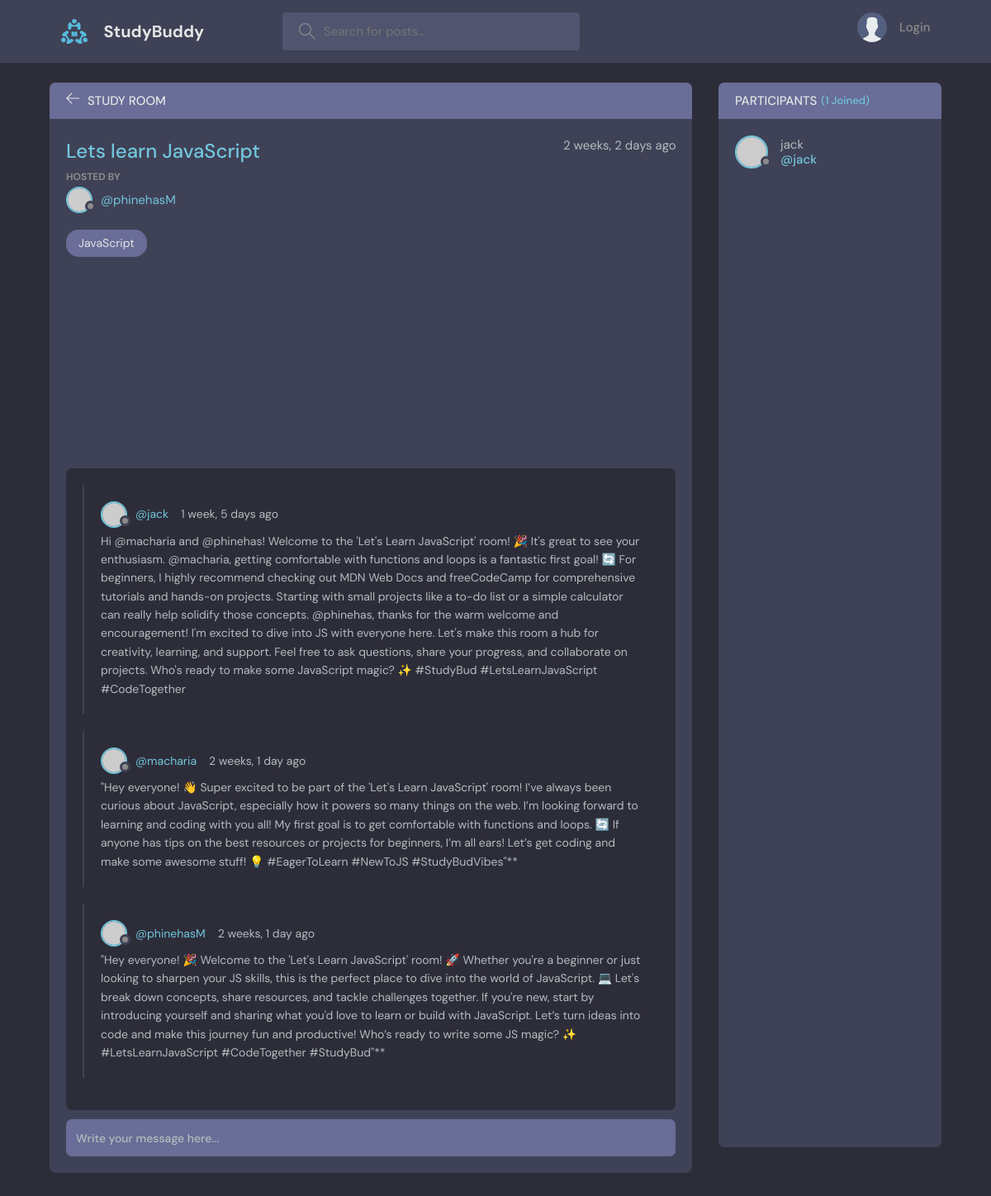
The page /room/1/ on the database its author committed.
### base/models.py (models this page shows, shortened)
class Room(models.Model):
    host = models.ForeignKey(User, on_delete=models.SET_NULL, null=True)
    topic = models.ForeignKey(Topic, on_delete=models.SET_NULL, null=True)
    name = models.CharField(max_length=200)
    description = models.TextField(null=True, blank=True)
    participants = models.ManyToManyField(User, related_name='participants', blank=True)
    updated = models.DateTimeField(auto_now=True)
    created = models.DateTimeField(auto_now_add=True)
    class Meta:
        ordering = ['-updated', '-created']

class Topic(models.Model):
    name = models.CharField(max_length=200)
    def __str__(self):
        return self.name

class Message(models.Model):
    user = models.ForeignKey(User, on_delete=models.CASCADE)
    room = models.ForeignKey(Room, on_delete=models.CASCADE)
    body = models.TextField()
    updated = models.DateTimeField(auto_now=True)
    created = models.DateTimeField(auto_now_add=True)
    class Meta:
        ordering = ['-updated', '-created']

### base/views.py (the view, shortened to what this page needs)
# urls.py: path('room/<str:pk>/', views.room, name='room'),
def room(request, pk):
    room = get_object_or_404(Room, id=pk)
    room_messages = room.message_set.all()
    participants = room.participants.all()
    context = {'room': room, 'room_messages': room_messages
               , 'participants': participants}
    return render(request, 'base/room.html', context)

### base/templates/base/room.html (shortened to what this page needs)
{% extends 'main.html' %}
{% block content %}
    <main class="profile-page layout layout--2">
      <div class="container">
        <div class="room">
          <div class="room__top">
            <div class="room__topLeft">
              <a href="{ url 'home' }">
                <svg version="1.1" xmlns="http://www.w3.org/2000/svg" width="32" height="32" viewBox="0 0 32 32">
                  <title>arrow-left</title>
                  <path
                    d="M13.723 2.286l-13.723 13.714 13.719 13.714 1.616-1.611-10.96-10.96h27.625v-2.286h-27.625l10.965-10.965-1.616-1.607z"
                  ></path>
                </svg>
              </a>
              <h3>Study Room</h3>
            </div>
        </div>
          <div class="room__box scroll">
            <div class="room__header scroll">
              <div class="room__info">
                <h3>{{room.name}}</h3>
                <span>{{room.created | timesince}} ago</span>
              </div>
              <div class="room__hosted">
                <p>Hosted By</p>
                <a href="{% url 'user-profile' room.host.id %}" class="room__author">
                  <div class="avatar avatar--small">
                    <img src="https://randomuser.me/api/portraits/men/37.jpg" />
                  </div>
                  <span>@{{room.host.username}}</span>
                </a>
              </div>
              <span class="room__topics">{{room.topic}}</span>
            </div>
            <div class="room__conversation">
              <div class="threads scroll">
                {% for message in room_messages %}
                <div class="thread">
                  <div class="thread__top">
                    <div class="thread__author">
                      <a href="{% url 'user-profile' message.user.id %}" class="thread__authorInfo">
                        <div class="avatar avatar--small">
                          <img src="https://randomuser.me/api/portraits/men/37.jpg" />
                        </div>
                        <span>@{{message.user.username}}</span>
                      </a>
                      <span class="thread__date">{{message.created | timesince}} ago</span>
                    </div>
                  </div>
                  <div class="thread__details">
                    {{message.body}}
                  </div>
                </div>
                {% endfor %}
            </div>
            </div>
          </div>
          <div class="room__message">
            <form action="" method="POST">
              <input name="body" placeholder="Write your message here..." /></form>
          </div>
        </div>
        <div class="participants">
          <h3 class="participants__top">Participants <span>({{participants.count}} Joined)</span></h3>
          <div class="participants__list scroll">
            {% for user in participants %}
            <a href="{% url 'user-profile' user.id %}" class="participant">
              <div class="avatar avatar--medium">
                <img src="https://randomuser.me/api/portraits/men/37.jpg" />
              </div>
              <p>
                {{user.username}}
                <span>@{{user.username}}</span>
              </p>
            </a>
            {% endfor %}
          </div>
        </div>
      </div>
    </main>
    {% endblock content %}

### rows shown on the page
Room: name "Lets learn JavaScript", created "2 weeks, 2 days", host.username "phinehasM", topic "JavaScript"
Message: user.username "jack", created "1 week, 5 days", body "Hi @macharia and @phinehas! Welcome to the 'Let's Learn JavaScript' room! 🎉 It's great to see your enthusiasm. @macharia, getting comfortable with functions and loops is a fantastic first goal! 🔄 For beginners, I highly recommend checking out MDN Web Docs and freeCodeCamp for comprehensive tutorials and hands-on projects. Starting with small projects like a to-do list or a simple calculator can really help solidify those concepts. @phinehas, thanks for the warm welcome and encouragement! I'm excited to dive into JS with everyone here. Let's make this room a hub for creativity, learning, and support. Feel free to ask questions, share your progress, and collaborate on projects. Who's ready to…"
Message: user.username "macharia", created "2 weeks, 1 day", body "\"Hey everyone! 👋 Super excited to be part of the 'Let's Learn JavaScript' room! I’ve always been curious about JavaScript, especially how it powers so many things on the web. I’m looking forward to learning and coding with you all! My first goal is to get comfortable with functions and loops. 🔄 If anyone has tips on the best resources or projects for beginners, I’m all ears! Let’s get coding and make some awesome stuff! 💡 #EagerToLearn #NewToJS #StudyBudVibes\"**"
Message: user.username "phinehasM", created "2 weeks, 1 day", body "\"Hey everyone! 🎉 Welcome to the 'Let's Learn JavaScript' room! 🚀 Whether you're a beginner or just looking to sharpen your JS skills, this is the perfect place to dive into the world of JavaScript. 💻 Let's break down concepts, share resources, and tackle challenges together. If you're new, start by introducing yourself and sharing what you'd love to learn or build with JavaScript. Let’s turn ideas into code and make this journey fun and productive! Who’s ready to write some JS magic? ✨ #LetsLearnJavaScript #CodeTogether #StudyBud\"**"

### other values the page prints
{{ participants.count }} "1"
{{ user.username }} "jack"
